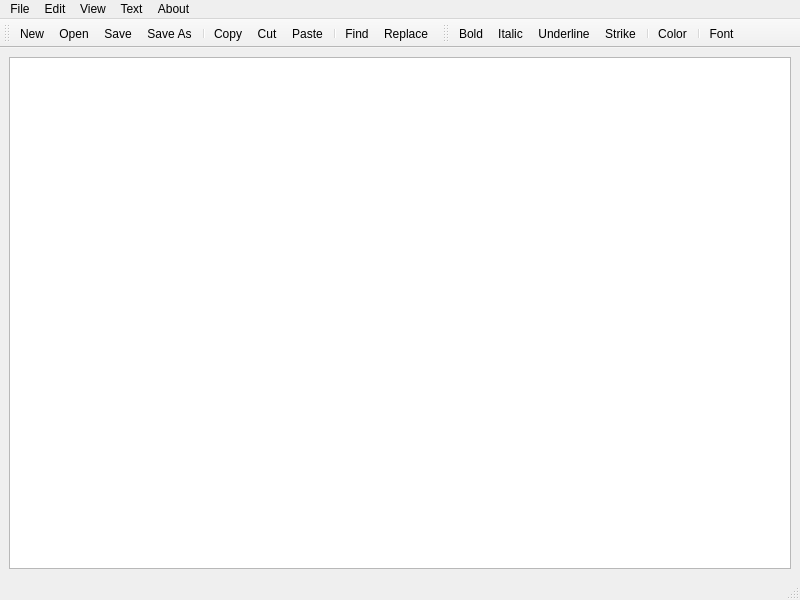
<?xml version="1.0" encoding="UTF-8"?>
<ui version="4.0">
 <class>MainWindow</class>
 <widget class="QMainWindow" name="MainWindow">
  <property name="geometry">
   <rect>
    <x>0</x>
    <y>0</y>
    <width>800</width>
    <height>600</height>
   </rect>
  </property>
  <property name="windowTitle">
   <string>MainWindow</string>
  </property>
  <widget class="QWidget" name="centralwidget">
   <layout class="QVBoxLayout" name="verticalLayout">
    <item>
     <widget class="QTextEdit" name="textEdit"/>
    </item>
   </layout>
  </widget>
  <widget class="QMenuBar" name="menubar">
   <property name="geometry">
    <rect>
     <x>0</x>
     <y>0</y>
     <width>800</width>
     <height>21</height>
    </rect>
   </property>
   <widget class="QMenu" name="menuFile">
    <property name="title">
     <string>File</string>
    </property>
    <addaction name="actionNew"/>
    <addaction name="actionOpen"/>
    <addaction name="separator"/>
    <addaction name="actionSave"/>
    <addaction name="actionSave_As"/>
    <addaction name="separator"/>
    <addaction name="actionExit"/>
    <addaction name="separator"/>
   </widget>
   <widget class="QMenu" name="menuEdit">
    <property name="title">
     <string>Edit</string>
    </property>
    <addaction name="actionCopy"/>
    <addaction name="actionCut"/>
    <addaction name="actionPaste"/>
    <addaction name="separator"/>
    <addaction name="actionFind"/>
    <addaction name="actionReplace"/>
    <addaction name="separator"/>
    <addaction name="actionSelect_All"/>
    <addaction name="separator"/>
    <addaction name="actionUndo"/>
    <addaction name="actionRedo"/>
    <addaction name="separator"/>
   </widget>
   <widget class="QMenu" name="menuView">
    <property name="title">
     <string>View</string>
    </property>
    <addaction name="actionZoom_In"/>
    <addaction name="actionZoom_Out"/>
   </widget>
   <widget class="QMenu" name="menuText">
    <property name="title">
     <string>Text</string>
    </property>
    <addaction name="actionBold"/>
    <addaction name="actionItalic"/>
    <addaction name="actionUnderline"/>
    <addaction name="actionStrike"/>
    <addaction name="separator"/>
    <addaction name="actionColor"/>
    <addaction name="separator"/>
    <addaction name="actionFont"/>
   </widget>
   <widget class="QMenu" name="menuAbout">
    <property name="title">
     <string>About</string>
    </property>
    <addaction name="actionHelp"/>
    <addaction name="actionAbout"/>
   </widget>
   <addaction name="menuFile"/>
   <addaction name="menuEdit"/>
   <addaction name="menuView"/>
   <addaction name="menuText"/>
   <addaction name="menuAbout"/>
  </widget>
  <widget class="QStatusBar" name="statusbar"/>
  <widget class="QToolBar" name="toolBar">
   <property name="windowTitle">
    <string>toolBar</string>
   </property>
   <attribute name="toolBarArea">
    <enum>TopToolBarArea</enum>
   </attribute>
   <attribute name="toolBarBreak">
    <bool>false</bool>
   </attribute>
   <addaction name="actionNew"/>
   <addaction name="actionOpen"/>
   <addaction name="actionSave"/>
   <addaction name="actionSave_As"/>
   <addaction name="separator"/>
   <addaction name="actionCopy"/>
   <addaction name="actionCut"/>
   <addaction name="actionPaste"/>
   <addaction name="separator"/>
   <addaction name="actionFind"/>
   <addaction name="actionReplace"/>
  </widget>
  <widget class="QToolBar" name="toolBar_2">
   <property name="windowTitle">
    <string>toolBar_2</string>
   </property>
   <attribute name="toolBarArea">
    <enum>TopToolBarArea</enum>
   </attribute>
   <attribute name="toolBarBreak">
    <bool>false</bool>
   </attribute>
   <addaction name="actionBold"/>
   <addaction name="actionItalic"/>
   <addaction name="actionUnderline"/>
   <addaction name="actionStrike"/>
   <addaction name="separator"/>
   <addaction name="actionColor"/>
   <addaction name="separator"/>
   <addaction name="actionFont"/>
  </widget>
  <action name="actionNew">
   <property name="icon">
    <iconset resource="resources.qrc">
     <normaloff>:/files/images/new.png</normaloff>:/files/images/new.png</iconset>
   </property>
   <property name="text">
    <string>New</string>
   </property>
  </action>
  <action name="actionOpen">
   <property name="icon">
    <iconset resource="resources.qrc">
     <normaloff>:/files/images/open.png</normaloff>:/files/images/open.png</iconset>
   </property>
   <property name="text">
    <string>Open</string>
   </property>
  </action>
  <action name="actionSave">
   <property name="icon">
    <iconset resource="resources.qrc">
     <normaloff>:/files/images/save.png</normaloff>:/files/images/save.png</iconset>
   </property>
   <property name="text">
    <string>Save</string>
   </property>
  </action>
  <action name="actionSave_As">
   <property name="icon">
    <iconset resource="resources.qrc">
     <normaloff>:/files/images/saveas.png</normaloff>:/files/images/saveas.png</iconset>
   </property>
   <property name="text">
    <string>Save As</string>
   </property>
  </action>
  <action name="actionExit">
   <property name="icon">
    <iconset resource="resources.qrc">
     <normaloff>:/files/images/cancel.png</normaloff>:/files/images/cancel.png</iconset>
   </property>
   <property name="text">
    <string>Exit</string>
   </property>
  </action>
  <action name="actionCopy">
   <property name="icon">
    <iconset resource="resources.qrc">
     <normaloff>:/files/images/copy.png</normaloff>:/files/images/copy.png</iconset>
   </property>
   <property name="text">
    <string>Copy</string>
   </property>
  </action>
  <action name="actionCut">
   <property name="icon">
    <iconset resource="resources.qrc">
     <normaloff>:/files/images/cut.png</normaloff>:/files/images/cut.png</iconset>
   </property>
   <property name="text">
    <string>Cut</string>
   </property>
  </action>
  <action name="actionPaste">
   <property name="icon">
    <iconset resource="resources.qrc">
     <normaloff>:/files/images/paste.png</normaloff>:/files/images/paste.png</iconset>
   </property>
   <property name="text">
    <string>Paste</string>
   </property>
  </action>
  <action name="actionFind">
   <property name="icon">
    <iconset resource="resources.qrc">
     <normaloff>:/files/images/find.png</normaloff>:/files/images/find.png</iconset>
   </property>
   <property name="text">
    <string>Find</string>
   </property>
  </action>
  <action name="actionReplace">
   <property name="icon">
    <iconset resource="resources.qrc">
     <normaloff>:/files/images/text_replace.png</normaloff>:/files/images/text_replace.png</iconset>
   </property>
   <property name="text">
    <string>Replace</string>
   </property>
  </action>
  <action name="actionSelect_All">
   <property name="icon">
    <iconset resource="resources.qrc">
     <normaloff>:/files/images/select_all.png</normaloff>:/files/images/select_all.png</iconset>
   </property>
   <property name="text">
    <string>Select All</string>
   </property>
  </action>
  <action name="actionZoom_In">
   <property name="icon">
    <iconset resource="resources.qrc">
     <normaloff>:/files/images/zoom_in.png</normaloff>:/files/images/zoom_in.png</iconset>
   </property>
   <property name="text">
    <string>Zoom In</string>
   </property>
  </action>
  <action name="actionZoom_Out">
   <property name="icon">
    <iconset resource="resources.qrc">
     <normaloff>:/files/images/zoom_out.png</normaloff>:/files/images/zoom_out.png</iconset>
   </property>
   <property name="text">
    <string>Zoom Out</string>
   </property>
  </action>
  <action name="actionBold">
   <property name="icon">
    <iconset resource="resources.qrc">
     <normaloff>:/files/images/text_bold.png</normaloff>:/files/images/text_bold.png</iconset>
   </property>
   <property name="text">
    <string>Bold</string>
   </property>
  </action>
  <action name="actionItalic">
   <property name="icon">
    <iconset resource="resources.qrc">
     <normaloff>:/files/images/text_italic.png</normaloff>:/files/images/text_italic.png</iconset>
   </property>
   <property name="text">
    <string>Italic</string>
   </property>
  </action>
  <action name="actionUnderline">
   <property name="icon">
    <iconset resource="resources.qrc">
     <normaloff>:/files/images/text_underline.png</normaloff>:/files/images/text_underline.png</iconset>
   </property>
   <property name="text">
    <string>Underline</string>
   </property>
  </action>
  <action name="actionStrike">
   <property name="icon">
    <iconset resource="resources.qrc">
     <normaloff>:/files/images/text_strikethrough.png</normaloff>:/files/images/text_strikethrough.png</iconset>
   </property>
   <property name="text">
    <string>Strike</string>
   </property>
  </action>
  <action name="actionColor">
   <property name="icon">
    <iconset resource="resources.qrc">
     <normaloff>:/files/images/color.png</normaloff>:/files/images/color.png</iconset>
   </property>
   <property name="text">
    <string>Color</string>
   </property>
  </action>
  <action name="actionFont">
   <property name="icon">
    <iconset resource="resources.qrc">
     <normaloff>:/files/images/font.png</normaloff>:/files/images/font.png</iconset>
   </property>
   <property name="text">
    <string>Font</string>
   </property>
  </action>
  <action name="actionHelp">
   <property name="icon">
    <iconset resource="resources.qrc">
     <normaloff>:/files/images/help.png</normaloff>:/files/images/help.png</iconset>
   </property>
   <property name="text">
    <string>Help</string>
   </property>
  </action>
  <action name="actionAbout">
   <property name="icon">
    <iconset resource="resources.qrc">
     <normaloff>:/files/images/about.png</normaloff>:/files/images/about.png</iconset>
   </property>
   <property name="text">
    <string>About</string>
   </property>
  </action>
  <action name="actionUndo">
   <property name="icon">
    <iconset resource="resources.qrc">
     <normaloff>:/files/images/arrow_undo.png</normaloff>:/files/images/arrow_undo.png</iconset>
   </property>
   <property name="text">
    <string>Undo</string>
   </property>
  </action>
  <action name="actionRedo">
   <property name="icon">
    <iconset resource="resources.qrc">
     <normaloff>:/files/images/arrow_redo.png</normaloff>:/files/images/arrow_redo.png</iconset>
   </property>
   <property name="text">
    <string>Redo</string>
   </property>
  </action>
 </widget>
 <resources>
  <include location="resources.qrc"/>
 </resources>
 <connections/>
</ui>
